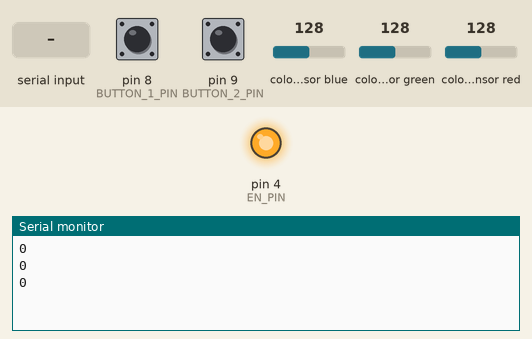
Simulated run of this sketch. Board: Arduino Uno, built with avr-gcc and run on an emulated ATmega328P. Parts: output pins drawn as LEDs (lit = HIGH), the last lines printed to the serial monitor. Inputs (shaded band) come from the test bench; at power-on: pin 9 (BUTTON_2_PIN) HIGH, pin 8 (BUTTON_1_PIN) HIGH, colour sensor blue 128, colour sensor green 128, colour sensor red 128. EEPROM starts erased.

Above: at 1.2 s.
1.3 s: pin 9 (BUTTON_2_PIN) pulled LOW for 0.15 s
At 2.8 s:
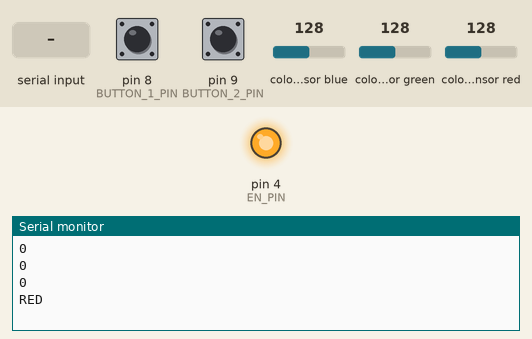
4.4 s: "90,45,200\n" received over Serial
7.4 s: "30,150,10\n" received over Serial
At 9.1 s:
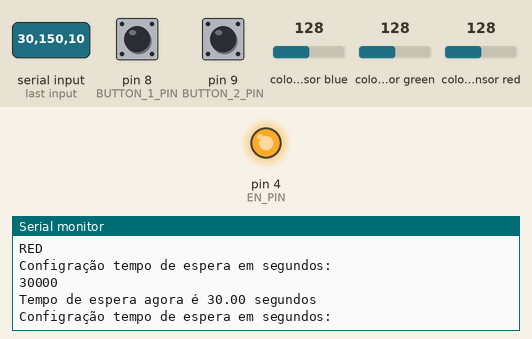

Measured:
- after the input at 1.3 s, the serial monitor: prints a new line after 0.05 s (image 1)
- after the input at 7.4 s, the serial monitor: prints a new line at once (image 2)

The sketch:

Arduino.ino
```cpp
#include "stdint.h"
#include "AccelStepper.h"
#include "Adafruit_TCS34725.h"
#include "EEPROM.h"
#define BUTTON_1_PIN 8
#define BUTTON_2_PIN 9

#define EN_PIN  4
#define DIR_PIN 3
#define PUL_PIN 2

#define STOP_TIME_ADDRESS_HIGH 0
#define STOP_TIME_ADDRESS_LOW 1

#define RED_FLOOR_ADDRESS 2
#define GREEN_FLOOR_ADDRESS 3
#define BLUE_FLOOR_ADDRESS 4

Adafruit_TCS34725 sensTCS = Adafruit_TCS34725(TCS34725_INTEGRATIONTIME_300MS, TCS34725_GAIN_1X);

const uint16_t STEP = 800;

const uint16_t FIRST_FLOOR  = 0  * STEP;
const uint16_t SECOND_FLOOR = 8  * STEP;
const uint16_t THIRD_FLOOR  = 16 * STEP;

uint16_t red_floor = FIRST_FLOOR;
uint16_t green_floor = SECOND_FLOOR;
uint16_t blue_floor = THIRD_FLOOR;

uint16_t stop_time = 5000;

AccelStepper stepper(1, PUL_PIN, DIR_PIN);
uint16_t r, g, b, c, TempCor, LUX;
uint32_t time_stopped = 0;

typedef enum {
  RED = 0,
  GREEN = 1,
  BLUE = 2,
} COLOR;

typedef enum {
  IDLE,
  MOVING,
  RETURNING,
} STATE;

STATE state = IDLE;
void enable_stepper() {
  digitalWrite(EN_PIN, LOW);
}
void write_stop_time(uint16_t val) {
  uint8_t high = val >> 8;
  uint8_t low = val & 0x00ff;
  EEPROM.write(STOP_TIME_ADDRESS_HIGH, high);
  EEPROM.write(STOP_TIME_ADDRESS_LOW, low);

}
void update_stop_time() {
  uint8_t low = EEPROM.read(STOP_TIME_ADDRESS_LOW);
  uint8_t high = EEPROM.read(STOP_TIME_ADDRESS_HIGH);
  if (low == 0xff && high == 0xff) {
    stop_time = 5000;
  } else {
    stop_time = ((uint16_t)high << 8) | low;
    Serial.println(stop_time);
  }
}
uint16_t update_floor(uint8_t value) {
  switch (value) {
    case 0:
      return FIRST_FLOOR;
    case 1:
      return SECOND_FLOOR;
    case 2:
      return THIRD_FLOOR;
    default:
      return FIRST_FLOOR;
  }
}

void write_red_floor(uint8_t value) {
  EEPROM.write(RED_FLOOR_ADDRESS, value);
}
void write_green_floor(uint8_t value) {
  EEPROM.write(GREEN_FLOOR_ADDRESS, value);
}
void write_blue_floor(uint8_t value) {
  EEPROM.write(BLUE_FLOOR_ADDRESS, value);
}

void update_red_floor() {
  uint8_t value = EEPROM.read(RED_FLOOR_ADDRESS);
  red_floor = update_floor(value);
  Serial.println(red_floor);
}
void update_green_floor() {
  uint8_t value = EEPROM.read(GREEN_FLOOR_ADDRESS);
  green_floor = update_floor(value);
  Serial.println(green_floor);
}
void update_blue_floor() {
  uint8_t value = EEPROM.read(BLUE_FLOOR_ADDRESS);
  blue_floor = update_floor(value);
  Serial.println(blue_floor);
}

void disable_stepper() {
  digitalWrite(EN_PIN, HIGH);
}

COLOR get_color() {
  sensTCS.getRawData(&r, &g, &b, &c);

  if (r > max(g, b) ) {
    return RED;
  }
  if (g > max(b, r)) {
    return GREEN;
  }
  if (b > max(r, g)) {
    return BLUE;
  }
  return RED;
}

void setup() {
  Serial.begin(9600);

  if (!sensTCS.begin()) {
    Serial.println("Sensor com problema");
    while (1) {};
  }
  update_stop_time();
  update_red_floor();
  update_green_floor();
  update_blue_floor();
  pinMode( BUTTON_1_PIN, INPUT_PULLUP);
  pinMode( BUTTON_2_PIN, INPUT_PULLUP);
  pinMode(EN_PIN, OUTPUT);
  stepper.setMaxSpeed(STEP);
  stepper.setAcceleration(80);
  disable_stepper();
}

void IDLE_handler() {
  if (digitalRead(BUTTON_1_PIN) == LOW) {
    state = MOVING;
    stepper.moveTo(0);
  }
  if (digitalRead(BUTTON_2_PIN) == LOW) {
    COLOR selected_color = get_color();
    switch (selected_color) {
      case RED:
        Serial.println("RED");
        stepper.moveTo(red_floor);
        state = MOVING;
        break;
      case GREEN:
        Serial.println("GREEN");
        state = MOVING;
        stepper.moveTo(green_floor);
        break;
      case BLUE:
        Serial.println("BLUE");
        state = MOVING;
        stepper.moveTo(blue_floor);
        break;
    }
  }
}
void RETURNING_handler() {
  if (millis() > (time_stopped + stop_time)) {
    enable_stepper();
    stepper.run();
    if (stepper.distanceToGo() == 0) {
      state = IDLE;
    }
  }
}
void MOVING_handler() {
  stepper.run();
  if (stepper.distanceToGo() == 0) {
    stepper.moveTo(FIRST_FLOOR);
    disable_stepper();
    state = RETURNING;
    time_stopped = millis();
  }
}
void SERIAL_handler() {
  if (Serial.available() > 0) {
    uint16_t a = Serial.parseInt();
    switch (a) {
      case 0:
        Serial.println("Configração tempo de espera em segundos: ");
        while (Serial.available() < 1) {};
        write_stop_time(Serial.parseFloat() * 1000);
        update_stop_time();
        Serial.print("Tempo de espera agora é ");
        Serial.print(stop_time * 0.001);
        Serial.println(" segundos");
      break;
      case 1:
        Serial.println("Configuração do vermelho");
        while (Serial.available() < 1) {};
        write_red_floor(Serial.parseInt() - 1);
        update_red_floor();
      break;
      case 2:
        Serial.println("Configuração do verde");
        while (Serial.available() < 1) {};
        write_green_floor(Serial.parseInt() - 1);
        update_green_floor();
      break;
      case 3:
        Serial.println("Configuração do azul");
        while (Serial.available() < 1) {};
        write_blue_floor(Serial.parseInt() - 1);
        update_blue_floor();
      break;
    }
  }
}
void loop() {
  switch (state) {
    case IDLE:
      disable_stepper();
      IDLE_handler();
      SERIAL_handler();
    break;
    case MOVING:
      enable_stepper();
      MOVING_handler();
    break;
    case RETURNING:
      RETURNING_handler();
    default:
    break;
  }
}
```
